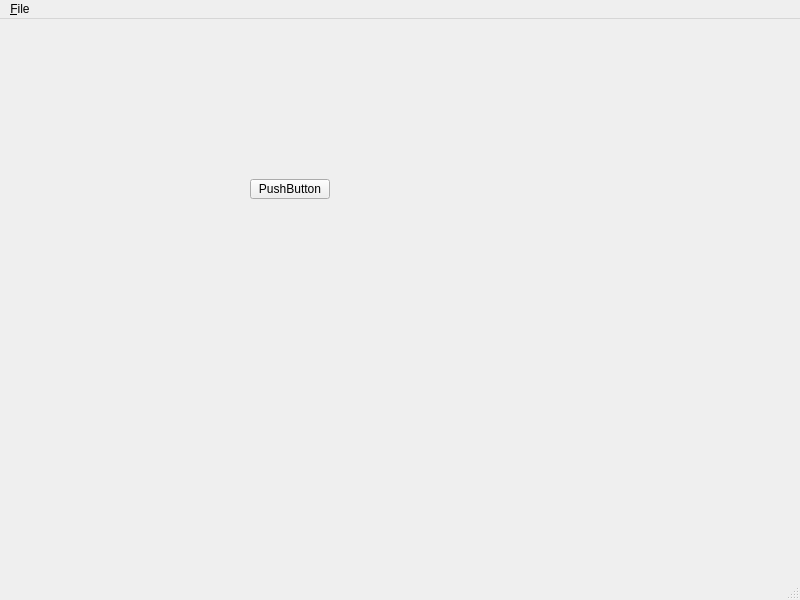
<?xml version="1.0" encoding="UTF-8"?>
<ui version="4.0">
 <class>MainWindow</class>
 <widget class="QMainWindow" name="MainWindow">
  <property name="geometry">
   <rect>
    <x>0</x>
    <y>0</y>
    <width>800</width>
    <height>600</height>
   </rect>
  </property>
  <property name="windowTitle">
   <string>MainWindow</string>
  </property>
  <widget class="QWidget" name="centralwidget">
   <widget class="QPushButton" name="pushButton">
    <property name="geometry">
     <rect>
      <x>250</x>
      <y>160</y>
      <width>80</width>
      <height>20</height>
     </rect>
    </property>
    <property name="text">
     <string>PushButton</string>
    </property>
   </widget>
  </widget>
  <widget class="QMenuBar" name="menubar">
   <property name="geometry">
    <rect>
     <x>0</x>
     <y>0</y>
     <width>800</width>
     <height>21</height>
    </rect>
   </property>
   <widget class="QMenu" name="menu_File">
    <property name="title">
     <string>&amp;File</string>
    </property>
    <addaction name="action_New"/>
   </widget>
   <addaction name="menu_File"/>
  </widget>
  <widget class="QStatusBar" name="statusbar"/>
  <action name="action_New">
   <property name="text">
    <string>&amp;New</string>
   </property>
   <property name="shortcut">
    <string>Ctrl+N</string>
   </property>
  </action>
 </widget>
 <resources/>
 <connections/>
</ui>
